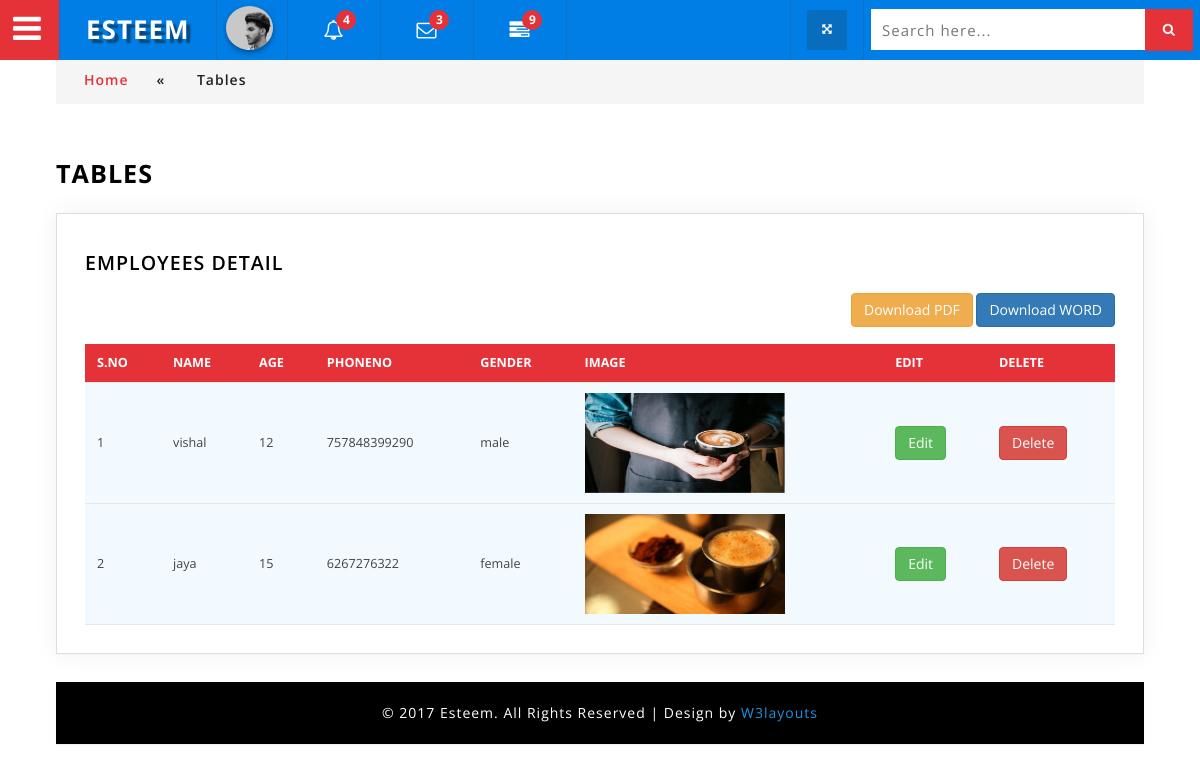
Screenshot of /admin/table.php with the database file from the repository.
### tables this page shows
CREATE TABLE `tb_employee` (
  `employee_id` int(50) NOT NULL,
  `name` varchar(50) NOT NULL,
  `age` varchar(50) NOT NULL,
  `phoneno` varchar(50) NOT NULL,
  `gender` varchar(50) NOT NULL,
  `file` varchar(500) NOT NULL
);

### admin/table.php (the view, shortened to what this page needs)
<!DOCTYPE html>
<html lang="zxx">
<head>
<link href="css/bootstrap.css" rel="stylesheet" type="text/css" media="all" />
<link rel="stylesheet" type="text/css" href="css/table-style.css" />
<link rel="stylesheet" type="text/css" href="css/basictable.css" />
<link href="css/component.css" rel="stylesheet" type="text/css" media="all" />
<link href="css/style_grid.css" rel="stylesheet" type="text/css" media="all" />
<link href="css/style.css" rel="stylesheet" type="text/css" media="all" />
<link href="css/font-awesome.css" rel="stylesheet">
</head>
<body>
<div class="wthree_agile_admin_info">
		  <div class="w3_agileits_top_nav">
			<ul id="gn-menu" class="gn-menu-main">
				<li class="gn-trigger">
					<a class="gn-icon gn-icon-menu"><i class="fa fa-bars" aria-hidden="true"></i><span>Menu</span></a>
				</li>
                <li class="second logo"><h1><a href="main-page.html"><i class="fa fa-graduation-cap" aria-hidden="true"></i>Esteem </a></h1></li>
					<li class="second admin-pic">
				       <ul class="top_dp_agile">
									<li class="dropdown profile_details_drop">
										<a href="#" class="dropdown-toggle" data-toggle="dropdown" aria-expanded="false">
											<div class="profile_img">
												<span class="prfil-img"><img src="images/admin.jpg" alt=""> </span>
											</div>
										</a>
									</li>
						</ul>
				</li>
				<li class="second top_bell_nav">
				   <ul class="top_dp_agile ">
									<li class="dropdown head-dpdn">
										<a href="#" class="dropdown-toggle" data-toggle="dropdown" aria-expanded="true"><i class="fa fa-bell-o" aria-hidden="true"></i> <span class="badge blue">4</span></a>
									</li>
						</ul>
				</li>
				<li class="second top_bell_nav">
				   <ul class="top_dp_agile ">
									<li class="dropdown head-dpdn">
										<a href="#" class="dropdown-toggle" data-toggle="dropdown" aria-expanded="true"><i class="fa fa-envelope-o" aria-hidden="true"></i> <span class="badge blue">3</span></a>
									</li>
						</ul>
				</li>
				<li class="second top_bell_nav">
				   <ul class="top_dp_agile ">
				       <li class="dropdown head-dpdn">
										<a href="#" class="dropdown-toggle" data-toggle="dropdown" aria-expanded="false"><i class="fa fa-tasks"></i><span class="badge blue">9</span></a>
									</li>
								</ul>
				</li>
				<li class="second w3l_search">
						<form action="#" method="post">
							<input type="search" name="search" placeholder="Search here..." required="">
							<button class="btn btn-default" type="submit"><i class="fa fa-search" aria-hidden="true"></i></button>
						</form>
				</li>
				<li class="second full-screen">
					<section class="full-top">
						<button id="toggle"><i class="fa fa-arrows-alt" aria-hidden="true"></i></button>
					</section>
				</li>
			</ul>
		</div>
				<div class="inner_content">
						<div class="w3l_agileits_breadcrumbs">
							<div class="w3l_agileits_breadcrumbs_inner">
								<ul>
									<li><a href="main-page.html">Home</a><span>«</span></li>
									<li>Tables</li>
								</ul>
							</div>
						</div>
					<div class="inner_content_w3_agile_info two_in">
					  <h2 class="w3_inner_tittle">Tables</h2>
									<div class="agile-tables">
										<div class="w3l-table-info agile_info_shadow">
										 <h3 class="w3_inner_tittle two">EMPLOYEES DETAIL</h3>
										<div class="text-right"> <a href="pdf.php"> <button type = "button" class = "btn btn-warning">Download PDF</button></a>  <a href="word.php"><button type = "button" class = "btn btn-primary">Download WORD</button></a></div>
										  <?php
										   require("connection.php");
										   $res=$con->query("select*from tb_employee");
										   $count=$res->num_rows;
                                           ?>
											<table id="table">
											<thead>
											  <tr>
											  <th>S.no</th>
												<th>Name</th>
												<th>Age</th>
												<th>Phoneno</th>
												<th>Gender</th>
												<th>Image</th>
												<th>Edit</th>
												<th>Delete</th>
											  </tr>
											</thead>
											<tbody>
											<?php
											 if($count>0)
										   {
											   $i=1;
											while($row=$res->fetch_assoc())
										   {
											   ?>
											  <tr>
											    <td><?php echo $i++;?></td>
												<td><?php echo$row["name"];?></td>
												<td><?php echo$row["age"];?></td>
												<td><?php echo$row["phoneno"];?></td>
												<td><?php echo$row["gender"];?></td>
												<td><a href="downloadfile.php?id=<?php echo $row["file"];?>">    <img src="<?php echo"images/" . $row["file"];?>" height="100px" width="200px"></a></td>
												<td><a href="edit.php?id=<?php echo $row["employee_id"];?>" type = "button" class = "btn btn-success">Edit</a></td>
                                                <td><a href="delete.php?id=<?php echo $row["employee_id"];?>" type = "button" class = "btn btn-danger" onclick="return confirm('are you sure?')">Delete</a></td>
											  </tr>
											</tbody>
										   <?php
										   }
										   }
										   else
										   {
										   echo"no response";
										   }
										   ?>
										  </table>
								</div>
				    </div>
				</div>
<div class="copyrights">
	 <p>© 2017 Esteem. All Rights Reserved | Design by  <a href="http://w3layouts.com/" target="_blank">W3layouts</a> </p>
</div>
</body>
</html>

### admin/css/table-style.css (style rules this page uses)
table { background: white; border-collapse: collapse; margin: 1.25em 0 0; width: 100%; }
table tr, table th, table td { border: none; border-bottom: 1px solid #e8e8e8; font-size: .95em; }
table th, table td { padding: 10px 12px; text-align: left; }
table th { background: #e53238; color: #fff; text-transform: uppercase; }
table tr td { background: #f3faff; color: #424242; }
table { width: 100%; }

### admin/css/component.css (style rules this page uses)
*, *:after, *::before { -webkit-box-sizing: border-box; -moz-box-sizing: border-box; box-sizing: border-box; }
.gn-menu-main ul { margin: 0; padding: 0; list-style: none; text-transform: none; }
.gn-menu-main { top: 0; left: 0; width: 100%; height: 60px; font-size: 13px; position: fixed; }
.w3_agileits_top_nav { background: #007ee5; color: #fff; top: 0; left: 0; width: 100%; height: 60px; font-size: 13px; position: fixed; z-index: 999; }
.gn-menu-main a { display: block; height: 100%; color: #fff; text-decoration: none; cursor: pointer; }
.gn-menu-main > li { display: block; float: left; height: 100%; border-right: 1px solid #1372bf; text-align: center; }
li.second { padding: 0 7px; }
li.second.logo { padding: 0 26px; }
i.fa.fa-bars { color: #fff; }
.gn-menu-main li.gn-trigger { position: relative; width: 60px; -webkit-touch-callout: none; -webkit-user-select: none; -khtml-user-select: none; -moz-user-select: none; -ms-user-select: none; user-select: none; background: #e53238; color: #fff; padding: 5px 8px 0 0; font-size: 2.5em; }
.gn-menu-main > li:nth-child(7) { float: right; border-right: none; width: 28%; margin-top: 9px; }
.gn-menu-main > li:last-child { float: right; border-left: 1px solid #1372bf; }
.gn-menu-main > li > a { text-transform: uppercase; letter-spacing: 1px; font-weight: bold; }
.gn-menu-main:after { display: table; clear: both; content: ""; }
@media (max-width:1280px) { .gn-menu-main li.gn-trigger { position: relative; width: 60px; -webkit-touch-callout: none; -webkit-user-select: none; -khtml-user-select: none; -moz-user-select: none; -ms-user-select: none; user-select: none; background: #e53238; color: #fff; padding: 5px 4px 0 0; font-size: 2.5em; } }

### rows the page displays
tb_employee: name "vishal", age "12", phoneno "757848399290", gender "male", file (picture)
tb_employee: name "jaya", age "15", phoneno "6267276322", gender "female", file (picture)
